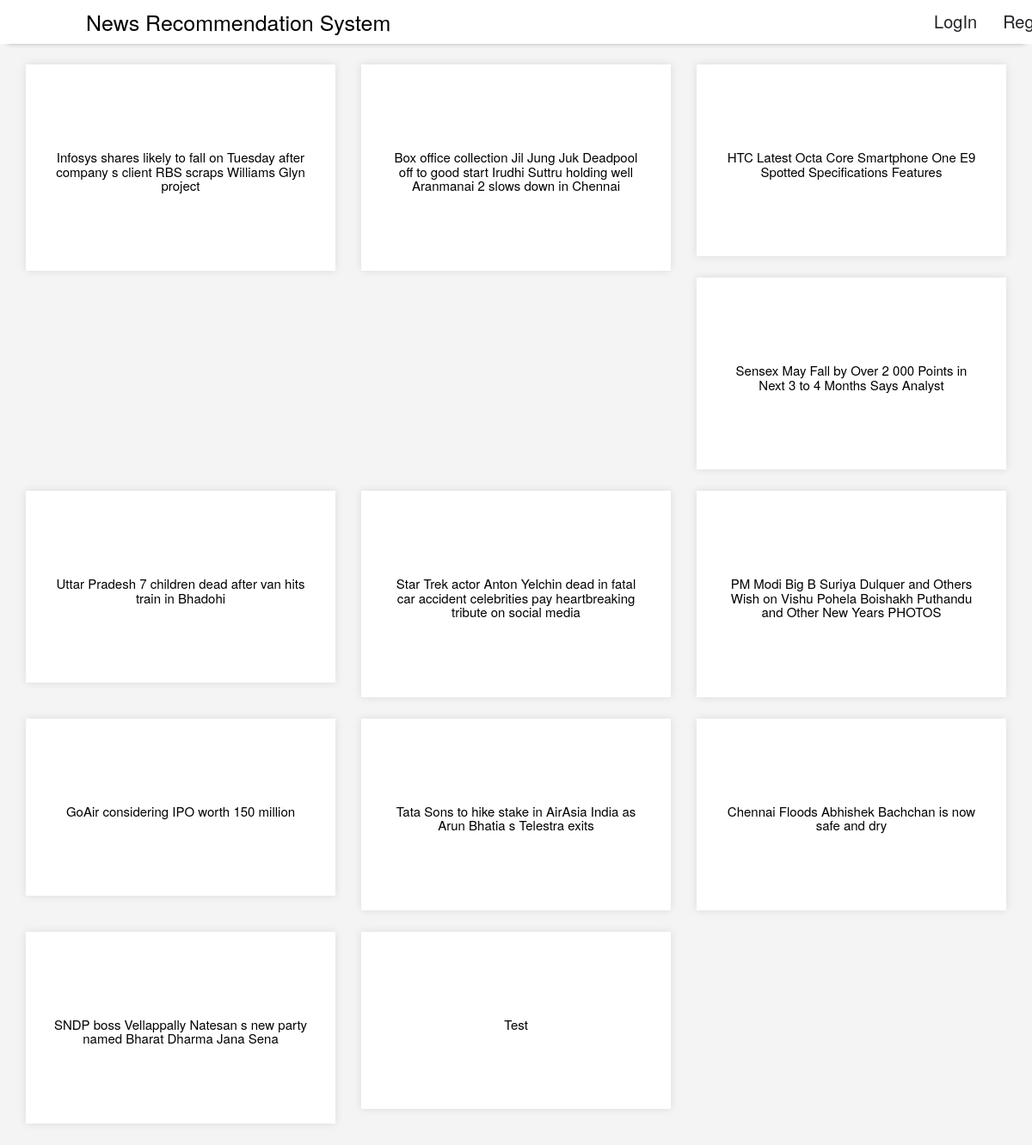
The page / on the database its author committed.
### newsapp/models.py (models this page shows)
class Data(models.Model):
    Title = models.CharField(max_length=1000)
    Author = models.CharField(max_length=1000)
    Content = models.TextField()
    URL = models.URLField(max_length=2000)

### newsapp/views.py (the view)
# urls.py: 2. Add a URL to urlpatterns:  path('', views.home, name='home')
def home(request):
    data = Data.objects.all()
    return render(request, 'home.html', {'data': data})

### newsRecommender/newsapp/templates/home.html (shortened to what this page needs)
{% load static %}
<!doctype html>
<html lang="en">
<head>
        <link rel="stylesheet"  href="{%  static  'css/bootstrap.min.css'  %}">
        <link rel="stylesheet"  href="{%  static  'css/home_style.css'  %}">
</head>
<body>
   <header>
        <nav class="navbar navbar-fixed-top">
            <div class="container-fluid">
                <div class="site-nav-wrapper">
                    <div class="navbar-header">
                        <a href="#" class="navbar-brand smooth-scroll">
                            News Recommendation System
                        </a>
                    </div>
                    <div class="container">
                        <div class="collapse navbar-collapse">
                            <ul class="nav navbar-nav pull-right">
                                <li><a class="smooth-scroll" href="#">LogIn</a></li>
                                <li><a class="smooth-scroll" href="#">Register</a></li>
                            </ul>
                        </div>
                    </div>
                </div>
            </div>
        </nav>
   </header>
    <div id="about">
        <div class="content-box-md">
            <div class="container">
                <div class="row">
                    {% for d in data %}
                        <div class="col-md-4 col-sm-4 wow fadeInLeft">
                            <div class="about-item text-center">
                                    <a href="{{d.URL}}">
                                    <h3>{{d.Title}}</h3>
                            </div>
                        </div>
                    {% endfor %}
                </div>
            </div>
        </div>
    </div>
</body>
</html>

### newsapp/static/css/home_style.css (style rules this page uses)
body { background-color: #f4f4f4; }
#about { margin-top: 75px; }
.about-item { background-color: #fff; padding: 80px 30px; -webkit-box-shadow: 0 0 10px rgba(0, 0, 0, .1); box-shadow: 0 0 10px rgba(0, 0, 0, .1); cursor: pointer; margin-bottom: 25px; margin-top: }
.about-item a h3 { font-size: 15px; margin-bottom: 10px; color: black; }
.about-item, .about-item i, .about-item hr { -webkit-transition: all 400ms ease-in-out; transition: all 400ms ease-in-out; }
.navbar { background: #fff; -webkit-box-shadow: 0 8px 6px -9px #999; box-shadow: 0 8px 6px -9px #999; z-index: 2; }
.site-nav-wrapper { padding: 0 85px; }
.navbar-brand { color: black; font-size: 25px; }
ul.navbar-nav > li > a { color: #212226; font-size: 20px; }
.navbar-header { position: relative; }

### rows shown on the page
Data: Title "Infosys shares likely to fall on Tuesday after company s client RBS scraps Williams Glyn project"
Data: Title "Box office collection Jil Jung Juk Deadpool off to good start Irudhi Suttru holding well Aranmanai 2 slows down in Chennai"
Data: Title "HTC Latest Octa Core Smartphone One E9 Spotted Specifications Features"
Data: Title "Sensex May Fall by Over 2 000 Points in Next 3 to 4 Months Says Analyst"
Data: Title "Uttar Pradesh 7 children dead after van hits train in Bhadohi"
Data: Title "Star Trek actor Anton Yelchin dead in fatal car accident celebrities pay heartbreaking tribute on social media"
Data: Title "PM Modi Big B Suriya Dulquer and Others Wish on Vishu Pohela Boishakh Puthandu and Other New Years PHOTOS"
Data: Title "GoAir considering IPO worth 150 million"
Data: Title "Tata Sons to hike stake in AirAsia India as Arun Bhatia s Telestra exits"
Data: Title "Chennai Floods Abhishek Bachchan is now safe and dry"
Data: Title "SNDP boss Vellappally Natesan s new party named Bharat Dharma Jana Sena"
Data: Title "Test"
